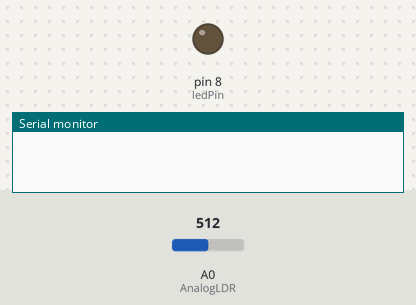
The sketch below on a simulated Arduino Uno, built with avr-gcc and run on an emulated ATmega328P. On the bench: output pins drawn as LEDs (lit = HIGH), the last lines printed to the serial monitor. The inputs (shaded band) are chosen by the test bench; at power-on: A0 (AnalogLDR) = 512.

Above: at 0.1 s.
At 0.6 s:
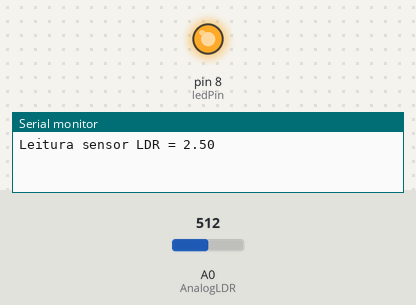
Timing chart, 0 to 2.1 s (numbered marks = the images above):
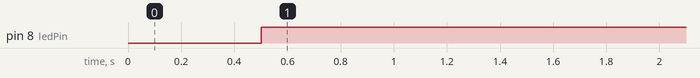

The sketch:

sketch_sep8a.ino
```cpp
#define AnalogLDR A0 //define a entrada analógica A0
#define Limiar 1.7
#define ledPin 8

int Leitura = 0; // variavel inteiro igual a zero
float voltage;     // variável número fracionário
float ResLDR;

void setup()
{
  pinMode(ledPin, OUTPUT);
  Serial.begin(9600);  // monitor serial - velocidade 9600Bps
  delay(500);         // atraso de 100 milisegundos
}

void loop()
{
  Leitura = analogRead(AnalogLDR);  // leitura da entrada analógica A0
  voltage = Leitura * (5.0/1024);    // calculo tensao

  Serial.print("Leitura sensor LDR = "); // imprime no monitor serial
  Serial.println (voltage);    //imprime a tensão
  if(voltage > Limiar)
  digitalWrite(ledPin, HIGH);
    else
  digitalWrite(ledPin, LOW);
  delay(500); //atraso de 500 milisegundos
}
```

Measured:
- by itself, pin 8 (ledPin): LOW → HIGH at 0.50 s
